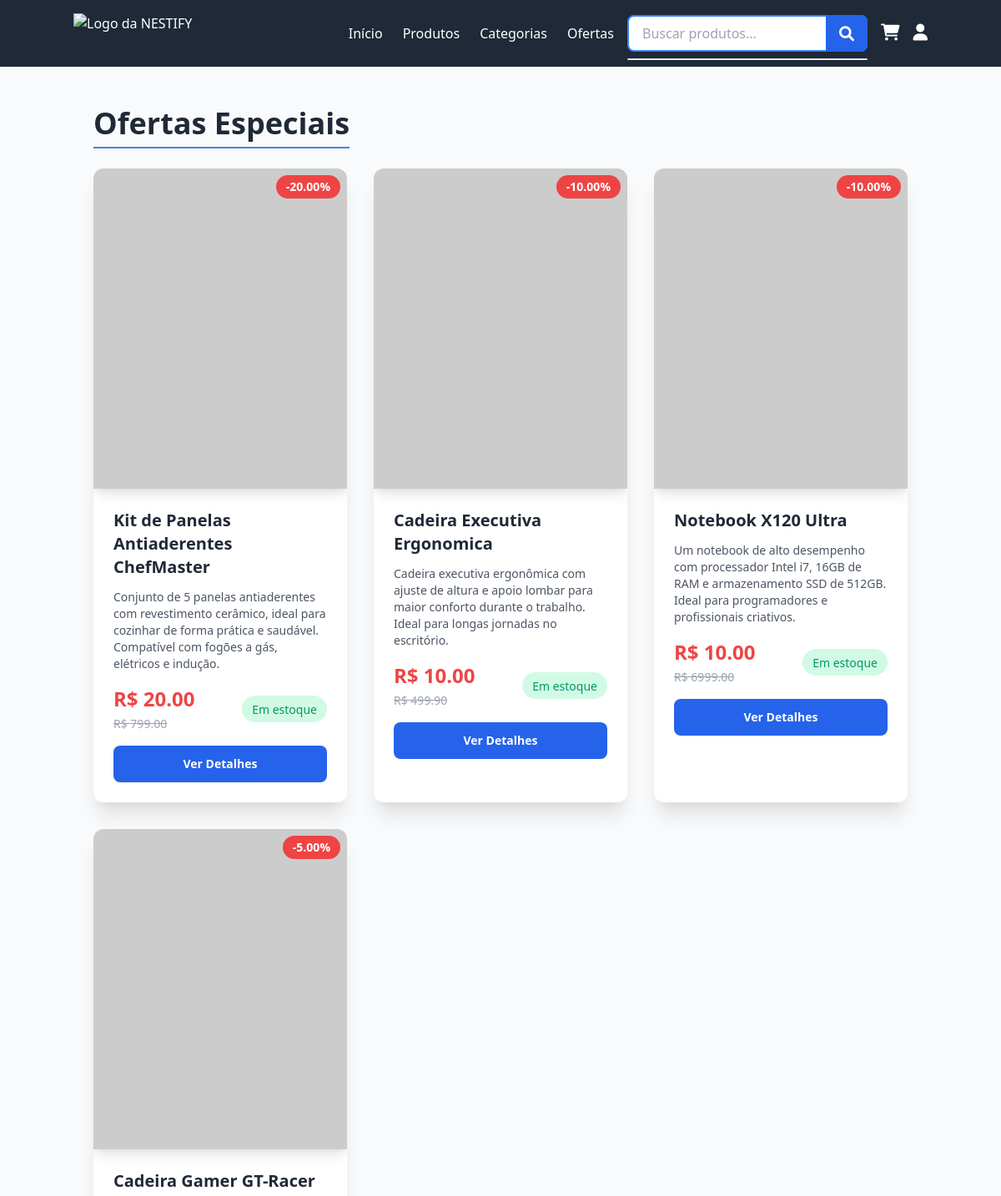
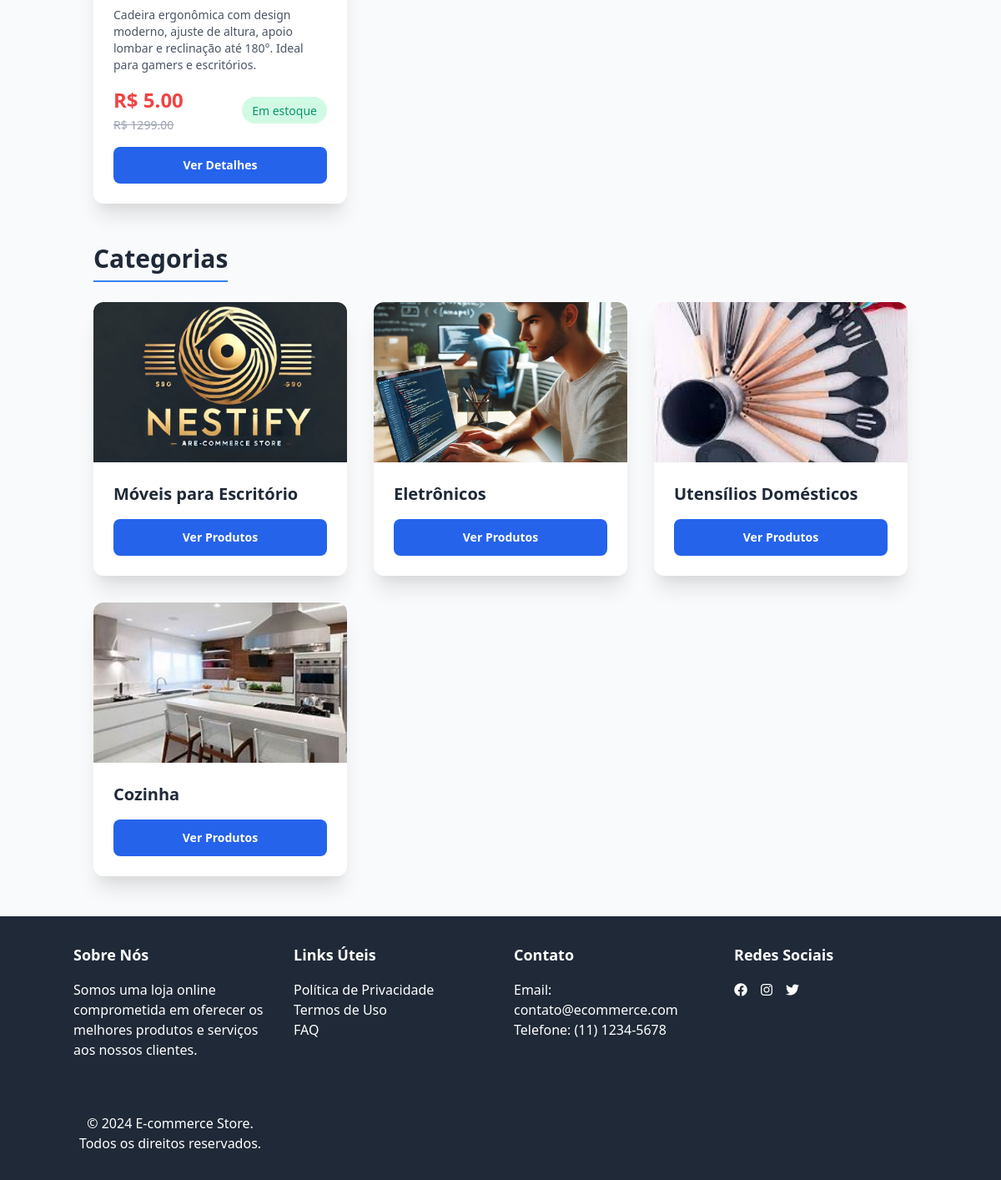
Screenshot of /offers/ with the database file from the repository (2 pictures, top to bottom).
### loja/models.py (models this page shows, shortened)
class Product(models.Model):
    image = models.ImageField(upload_to='products/', blank=True, null=True)
    name = models.CharField(max_length=100)
    description = models.TextField()
    price = models.DecimalField(max_digits=10, decimal_places=2, validators=[MinValueValidator(Decimal('0.01'))])
    discount = models.DecimalField(max_digits=5, decimal_places=2, validators=[MinValueValidator(0), MaxValueValidator(100)], default=0)
    stock = models.PositiveIntegerField()
    category = models.ForeignKey(Category, on_delete=models.CASCADE, related_name='products')
    width = models.DecimalField(max_digits=10, decimal_places=2, help_text="Product width in centimeters", validators=[MinValueValidator(0)])
    length = models.DecimalField(max_digits=10, decimal_places=2, help_text="Product length in centimeters", validators=[MinValueValidator(0)])
    height = models.DecimalField(max_digits=10, decimal_places=2, help_text="Product height in centimeters", validators=[MinValueValidator(0)])
    weight = models.DecimalField(max_digits=10, decimal_places=3, help_text="Product weight in kilograms", validators=[MinValueValidator(0)])
    color = models.CharField(max_length=30)
    materials = models.CharField(max_length=255, help_text="Product materials, separated by comma")
    fragilities = models.TextField(help_text="Product fragilities, if any", blank=True, null=True)
    customer_risk = models.TextField(help_text="Possible risks to customer", blank=True, null=True)

class Category(models.Model):
    image = models.ImageField(upload_to='categories/')
    name = models.CharField(max_length=50, unique=True)
    description = models.TextField(blank=True, null=True)

### loja/views.py (the view)
# urls.py: path('offers/', views.offers, name='offers'),
def offers(request):
    products = Product.objects.filter(discount__gt=0).order_by('-discount')
    categories = Category.objects.all()  # Filtrar categorias, se necessário.
    return render(request, 'offers.html', {
        'products': products,
        'total_offers': products.count(),
        'categories': categories,
    })

### loja/templates/offers.html (shortened to what this page needs)
{% extends 'base.html' %}
{% block content %}
  <div class="container mx-auto py-12 px-6">
    <section class="mb-12">
      <h1 class="text-4xl font-bold mb-6 text-gray-800 border-b-2 border-blue-500 pb-2 inline-block">Ofertas Especiais</h1>
      <div class="grid grid-cols-1 md:grid-cols-2 lg:grid-cols-3 xl:grid-cols-4 gap-8">
        {% if products %}
          {% for product in products %}
            <div class="bg-white rounded-xl overflow-hidden shadow-xl transition-all duration-300 hover:scale-105 hover:shadow-2xl">
              <div class="relative">
                {% if products.image %}
                <img src="{{ products.image.url }}" alt="{{ products.name }}" class="w-full h-96 object-cover shadow-lg transition-transform duration-500 group-hover:scale-110">
                {% else %}
                <img src="https://via.placeholder.com/300" alt="{{ products.name }}" class="w-full h-96 object-cover shadow-lg transition-transform duration-500 group-hover:scale-110">
                {% endif %}
                <div class="absolute top-2 right-2 bg-red-500 text-white px-3 py-1 rounded-full text-sm font-semibold">
                  -{{ product.discount }}%
                </div>
              </div>
              <div class="p-6">
                <h2 class="text-xl font-bold mb-3 text-gray-800">{{ product.name }}</h2>
                <p class="text-gray-600 mb-4 line-clamp-2 text-sm">{{ product.description }}</p>
                <div class="flex items-center justify-between mb-4">
                  <div class="space-y-1">
                    <span class="text-2xl font-bold text-red-500">R$ {{ product.discount }}</span>
                    <span class="block text-sm text-gray-400 line-through">R$ {{ product.price }}</span>
                  </div>
                  <div class="bg-green-100 px-3 py-1 rounded-full">
                    <span class="text-green-600 text-sm font-medium">Em estoque</span>
                  </div>
                </div>
                <a href="{% url 'product_detail' product.id %}" class="w-full inline-block bg-blue-600 text-white text-center px-4 py-3 rounded-lg text-sm font-bold hover:bg-blue-700 transition duration-300 transform hover:-translate-y-1">
                  Ver Detalhes
                </a>
              </div>
            </div>
          {% endfor %}
        {% endif %}
      </div>
    </section>
    <section>
      <h2 class="text-3xl font-bold mb-6 text-gray-800 border-b-2 border-blue-500 pb-2 inline-block">Categorias</h2>
      <div class="grid grid-cols-1 md:grid-cols-2 lg:grid-cols-3 xl:grid-cols-4 gap-8">
        {% if categories %}
          {% for category in categories %}
            <article class="bg-white rounded-xl overflow-hidden shadow-xl transition-all duration-300 hover:scale-105 hover:shadow-2xl group">
              <div class="relative">
                {% if category.image %}
                  <img src="{{ category.image.url }}" alt="{{ category.name }}" class="w-full h-48 object-cover transform group-hover:scale-110 transition-transform duration-500">
                {% else %}
                  <img src="https://via.placeholder.com/300x200" alt="Placeholder" class="w-full h-48 object-cover">
                {% endif %}
              </div>
              <div class="p-6">
                <h2 class="text-xl font-bold mb-3 text-gray-800">{{ category.name }}</h2>
                <a href="{% url 'products_by_category' category.id %}" class="w-full inline-block bg-blue-600 text-white text-center px-4 py-3 rounded-lg text-sm font-bold hover:bg-blue-700 transition duration-300 transform hover:-translate-y-1">
                  Ver Produtos
                </a>
              </div>
            </article>
          {% endfor %}
        {% endif %}
      </div>
    </section>
  </div>
{% endblock %}

### rows the page displays
Product: discount "20.00", name "Kit de Panelas Antiaderentes ChefMaster", description "Conjunto de 5 panelas antiaderentes com revestimento cerâmico, ideal para cozinhar de forma prática e saudável. Compatível com fogões a gás, elétricos e indução.", price "799.00"
Product: discount "10.00", name "Cadeira Executiva Ergonomica", description "Cadeira executiva ergonômica com ajuste de altura e apoio lombar para maior conforto durante o trabalho. Ideal para longas jornadas no escritório.", price "499.90"
Product: discount "10.00", name "Notebook X120 Ultra", description "Um notebook de alto desempenho com processador Intel i7, 16GB de RAM e armazenamento SSD de 512GB. Ideal para programadores e profissionais criativos.", price "6999.00"
Product: discount "5.00", name "Cadeira Gamer GT-Racer", description "Cadeira ergonômica com design moderno, ajuste de altura, apoio lombar e reclinação até 180°. Ideal para gamers e escritórios.", price "1299.00"
Category: image (picture), name "Móveis para Escritório"
Category: image (picture), name "Eletrônicos"
Category: image (picture), name "Utensílios Domésticos"
Category: image (picture), name "Cozinha"
